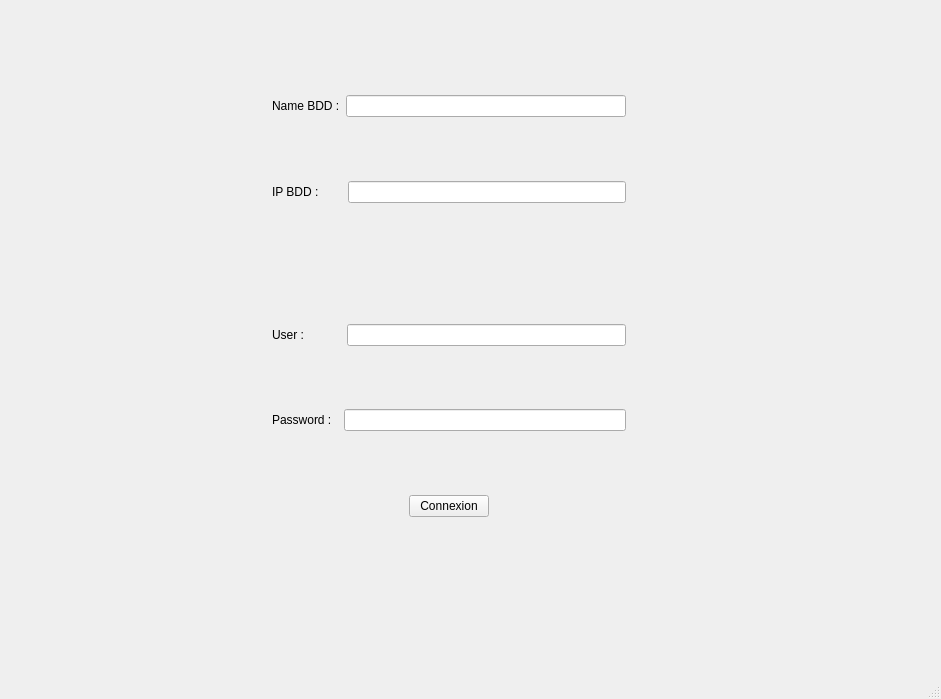
<?xml version="1.0" encoding="UTF-8"?>
<ui version="4.0">
 <class>MainWindow</class>
 <widget class="QMainWindow" name="MainWindow">
  <property name="geometry">
   <rect>
    <x>0</x>
    <y>0</y>
    <width>941</width>
    <height>699</height>
   </rect>
  </property>
  <property name="windowTitle">
   <string>MainWindow</string>
  </property>
  <widget class="QWidget" name="centralWidget">
   <widget class="QWidget" name="">
    <property name="geometry">
     <rect>
      <x>-17</x>
      <y>0</y>
      <width>271</width>
      <height>68</height>
     </rect>
    </property>
    <layout class="QVBoxLayout" name="verticalLayout">
     <item>
      <spacer name="horizontalSpacer_15">
       <property name="orientation">
        <enum>Qt::Horizontal</enum>
       </property>
       <property name="sizeHint" stdset="0">
        <size>
         <width>40</width>
         <height>20</height>
        </size>
       </property>
      </spacer>
     </item>
    </layout>
   </widget>
   <widget class="QWidget" name="">
    <property name="geometry">
     <rect>
      <x>642</x>
      <y>0</y>
      <width>301</width>
      <height>68</height>
     </rect>
    </property>
    <layout class="QVBoxLayout" name="verticalLayout_2">
     <item>
      <spacer name="horizontalSpacer_16">
       <property name="orientation">
        <enum>Qt::Horizontal</enum>
       </property>
       <property name="sizeHint" stdset="0">
        <size>
         <width>40</width>
         <height>20</height>
        </size>
       </property>
      </spacer>
     </item>
    </layout>
   </widget>
   <widget class="QWidget" name="">
    <property name="geometry">
     <rect>
      <x>261</x>
      <y>1</y>
      <width>376</width>
      <height>584</height>
     </rect>
    </property>
    <layout class="QVBoxLayout" name="verticalLayout_3">
     <item>
      <layout class="QHBoxLayout" name="horizontalLayout_2">
       <item>
        <spacer name="horizontalSpacer_9">
         <property name="orientation">
          <enum>Qt::Horizontal</enum>
         </property>
         <property name="sizeHint" stdset="0">
          <size>
           <width>40</width>
           <height>20</height>
          </size>
         </property>
        </spacer>
       </item>
       <item>
        <widget class="QLabel" name="label">
         <property name="text">
          <string/>
         </property>
         <property name="pixmap">
          <pixmap>logo.png</pixmap>
         </property>
        </widget>
       </item>
       <item>
        <spacer name="horizontalSpacer_10">
         <property name="orientation">
          <enum>Qt::Horizontal</enum>
         </property>
         <property name="sizeHint" stdset="0">
          <size>
           <width>40</width>
           <height>20</height>
          </size>
         </property>
        </spacer>
       </item>
      </layout>
     </item>
     <item>
      <spacer name="verticalSpacer_8">
       <property name="orientation">
        <enum>Qt::Vertical</enum>
       </property>
       <property name="sizeHint" stdset="0">
        <size>
         <width>20</width>
         <height>18</height>
        </size>
       </property>
      </spacer>
     </item>
     <item>
      <layout class="QHBoxLayout" name="NAMEBDD">
       <item>
        <widget class="QLabel" name="label_5">
         <property name="text">
          <string>Name BDD :</string>
         </property>
        </widget>
       </item>
       <item>
        <widget class="QLineEdit" name="NameBdd"/>
       </item>
      </layout>
     </item>
     <item>
      <spacer name="verticalSpacer_6">
       <property name="orientation">
        <enum>Qt::Vertical</enum>
       </property>
       <property name="sizeHint" stdset="0">
        <size>
         <width>20</width>
         <height>18</height>
        </size>
       </property>
      </spacer>
     </item>
     <item>
      <layout class="QHBoxLayout" name="IPBDD">
       <item>
        <widget class="QLabel" name="label_2">
         <property name="text">
          <string>IP BDD :       </string>
         </property>
        </widget>
       </item>
       <item>
        <widget class="QLineEdit" name="ipbdd"/>
       </item>
      </layout>
     </item>
     <item>
      <spacer name="verticalSpacer_7">
       <property name="orientation">
        <enum>Qt::Vertical</enum>
       </property>
       <property name="sizeHint" stdset="0">
        <size>
         <width>20</width>
         <height>18</height>
        </size>
       </property>
      </spacer>
     </item>
     <item>
      <spacer name="verticalSpacer_2">
       <property name="orientation">
        <enum>Qt::Vertical</enum>
       </property>
       <property name="sizeHint" stdset="0">
        <size>
         <width>20</width>
         <height>54</height>
        </size>
       </property>
      </spacer>
     </item>
     <item>
      <layout class="QHBoxLayout" name="USER">
       <item>
        <widget class="QLabel" name="label_3">
         <property name="text">
          <string>User :           </string>
         </property>
        </widget>
       </item>
       <item>
        <widget class="QLineEdit" name="user"/>
       </item>
      </layout>
     </item>
     <item>
      <spacer name="verticalSpacer_9">
       <property name="orientation">
        <enum>Qt::Vertical</enum>
       </property>
       <property name="sizeHint" stdset="0">
        <size>
         <width>20</width>
         <height>18</height>
        </size>
       </property>
      </spacer>
     </item>
     <item>
      <layout class="QHBoxLayout" name="PASSWORD">
       <item>
        <widget class="QLabel" name="label_4">
         <property name="text">
          <string>Password :  </string>
         </property>
        </widget>
       </item>
       <item>
        <widget class="QLineEdit" name="password">
         <property name="echoMode">
          <enum>QLineEdit::Password</enum>
         </property>
        </widget>
       </item>
      </layout>
     </item>
     <item>
      <spacer name="verticalSpacer_10">
       <property name="orientation">
        <enum>Qt::Vertical</enum>
       </property>
       <property name="sizeHint" stdset="0">
        <size>
         <width>20</width>
         <height>18</height>
        </size>
       </property>
      </spacer>
     </item>
     <item>
      <layout class="QHBoxLayout" name="CONNEXION">
       <item>
        <spacer name="horizontalSpacer_7">
         <property name="orientation">
          <enum>Qt::Horizontal</enum>
         </property>
         <property name="sizeHint" stdset="0">
          <size>
           <width>40</width>
           <height>20</height>
          </size>
         </property>
        </spacer>
       </item>
       <item>
        <widget class="QPushButton" name="Connexion">
         <property name="text">
          <string>Connexion</string>
         </property>
        </widget>
       </item>
       <item>
        <spacer name="horizontalSpacer_8">
         <property name="orientation">
          <enum>Qt::Horizontal</enum>
         </property>
         <property name="sizeHint" stdset="0">
          <size>
           <width>40</width>
           <height>20</height>
          </size>
         </property>
        </spacer>
       </item>
      </layout>
     </item>
     <item>
      <spacer name="verticalSpacer_5">
       <property name="orientation">
        <enum>Qt::Vertical</enum>
       </property>
       <property name="sizeHint" stdset="0">
        <size>
         <width>20</width>
         <height>54</height>
        </size>
       </property>
      </spacer>
     </item>
    </layout>
   </widget>
  </widget>
  <widget class="QMenuBar" name="menuBar">
   <property name="geometry">
    <rect>
     <x>0</x>
     <y>0</y>
     <width>941</width>
     <height>25</height>
    </rect>
   </property>
  </widget>
  <widget class="QStatusBar" name="statusBar"/>
 </widget>
 <layoutdefault spacing="6" margin="11"/>
 <resources/>
 <connections/>
</ui>
